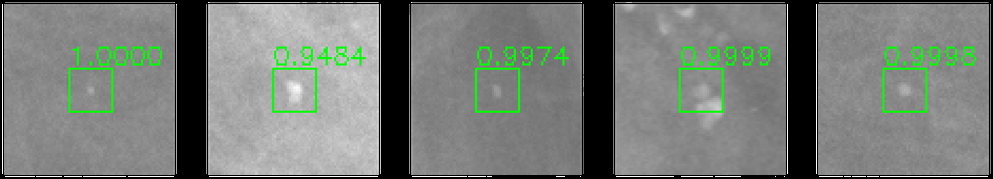
#> input picture header.png, 993 x 179 px, shrunk from 1409 x 254 before the run, given in place of 20586908_lesion_mask.png, which was not available
$ jupyter execute --allow-errors DeHaizingTest.ipynb   (text cells are left out)
#> lines starting #> are read from the running program, lines starting #| are printed output that depends on the picture; pictures that were not available may be replaced by others from this repository, and a replacement may not be noted
### dehazing.py
"""
Spatial Enhancement by Dehazing of grayscale images using Dark Channel Prior.

Reference: Bria, A. et al. (2017). Spatial Enhancement by Dehazing for Detection
of Microcalcifications with Convolutional Nets. In: Battiato, S., Gallo,
G., Schettini, R., Stanco, F. (eds) Image Analysis and Processing - ICIAP 2017 .
ICIAP 2017. Lecture Notes in Computer Science(), vol 10485. Springer,
Cham. https://doi.org/10.1007/978-3-319-68548-9_2
"""

import cv2
import numpy as np


def dehaze(image: np.ndarray, omega: float, window_size: int, radius=40, eps=1e-3):
    """Dehazes given grayscale image
    Args:
        image (np.ndarray): 2D image with normalized intensities to the scale [0,1].
            Should be of type: np.float32 | np.uint8 | np.uint16
        omega (float): Dehaizing factor controlling the amount of contrast introduced
            in the final dehazed image. Scale:[0,1]
        window_size (int): Window size for the minimum filter (darck prior neighborhood)
        radius (int): Guided filter parameter. Defaults to 40
        eps (float): Guided filter parameter. Defaults to 1e-3
    Returns:
        np.ndarray: Dehazed iamge
    """
    # minimum filtering OpenCV
    kernel = cv2.getStructuringElement(
        cv2.MORPH_RECT, (window_size, window_size))
    darck_ch = cv2.erode(image, kernel)

    # substracting estimated dark channel that contains
    # 'haze' from the origianal image
    recovered_image = 1 - (1 - image)/(1 - omega*darck_ch)
    filtered_image = cv2.ximgproc.guidedFilter(recovered_image, recovered_image,
                                               radius=radius, eps=eps)
    return filtered_image

### DeHaizingTest.ipynb
[cell 1]
import pandas as pd
import matplotlib.pyplot as plt
import numpy as np
import SimpleITK as sitk

from pathlib import Path
from tqdm import tqdm
import cv2
import os

from dehazing import dehaze

[cell 2]
def simple_im_show(img, figsize=(10, 10)):
    plt.figure(figsize=figsize)
    plt.imshow(img, cmap='gray')
    plt.axis('off')
    plt.show()

def simple_im_show2(img, mask, figsize=(10, 10)):
    fig, ax = plt.subplots(1,2, figsize=figsize)
    ax[0].imshow(img, cmap='gray')
    ax[1].imshow(mask, cmap='gray')
    ax[0].axis('off')
    ax[1].axis('off')
    plt.show()

[cell 3]
base_path = Path(os.path.abspath(os.path.join("data", "INbreast Release 1.0")))
csvs_path = base_path
png_folder = base_path/'AllPNGs'
masks_folder = base_path/'AllMasks'
dcm_folder = base_path/'AllDICOMs'
xml_folder = base_path/'AllXML'

image_filanme = "20586908_6c613a14b80a8591_MG_R_CC_ANON.dcm"
image_metadata = {'img_id': image_filanme.split('_')[0],
                  'case_id': image_filanme.split('_')[1],
                  'side': image_filanme.split('_')[3],
                  'view': image_filanme.split('_')[4]}
dcm_filename = dcm_folder/image_filanme

#> (the rest of this cell did not finish here and is left out)

[cell 4]
mask = cv2.imread(str(
    masks_folder/f'{image_metadata["img_id"]}_lesion_mask.png'), cv2.IMREAD_GRAYSCALE)
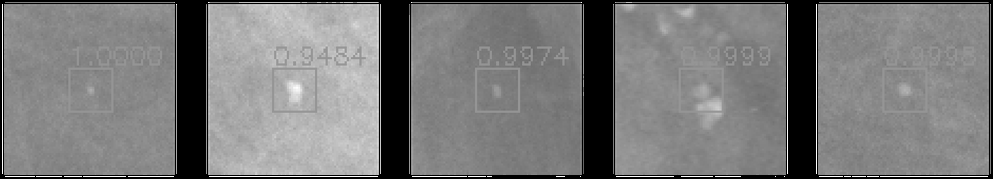
#> mask: shape (179, 993); min 0, max 255, mean 121.6
png = cv2.imread(
    str(png_folder/f'{image_metadata["img_id"]}.png'), cv2.IMREAD_ANYDEPTH)
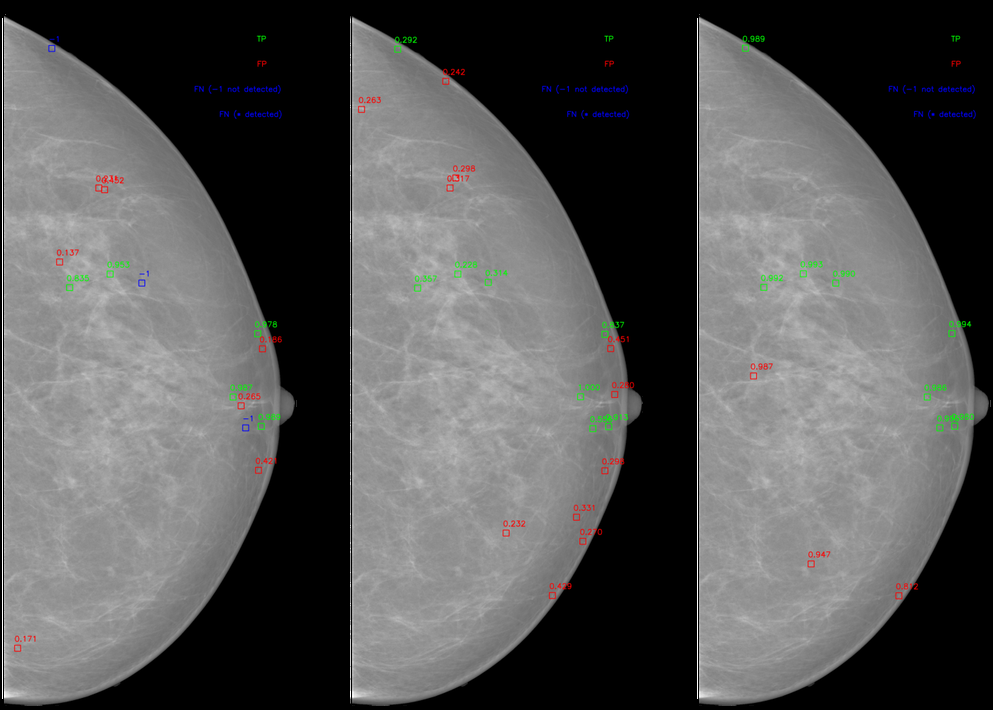
#> input picture header2.png, 993 x 710 px, shrunk from 1409 x 1008 before the run, given in place of 20586908.png, which was not available
#> png: shape (710, 993); min 0, max 255, mean 85.9

simple_im_show2(png, mask)
#> in simple_im_show2, `plt.show()`:
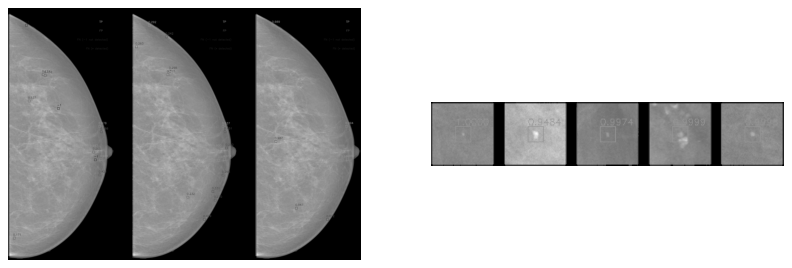
#> figure drawn by matplotlib, 2 panels

[cell 5]
png = png.astype(np.float32)
normalized_png = png/png.max()

# these parameters so far seem to show the best more or less result
dehzed_png = dehaze(normalized_png, omega=0.9, window_size=11, radius=40, eps=1e-5)
#> in dehaze, `darck_ch = cv2.erode(image, kernel)`:
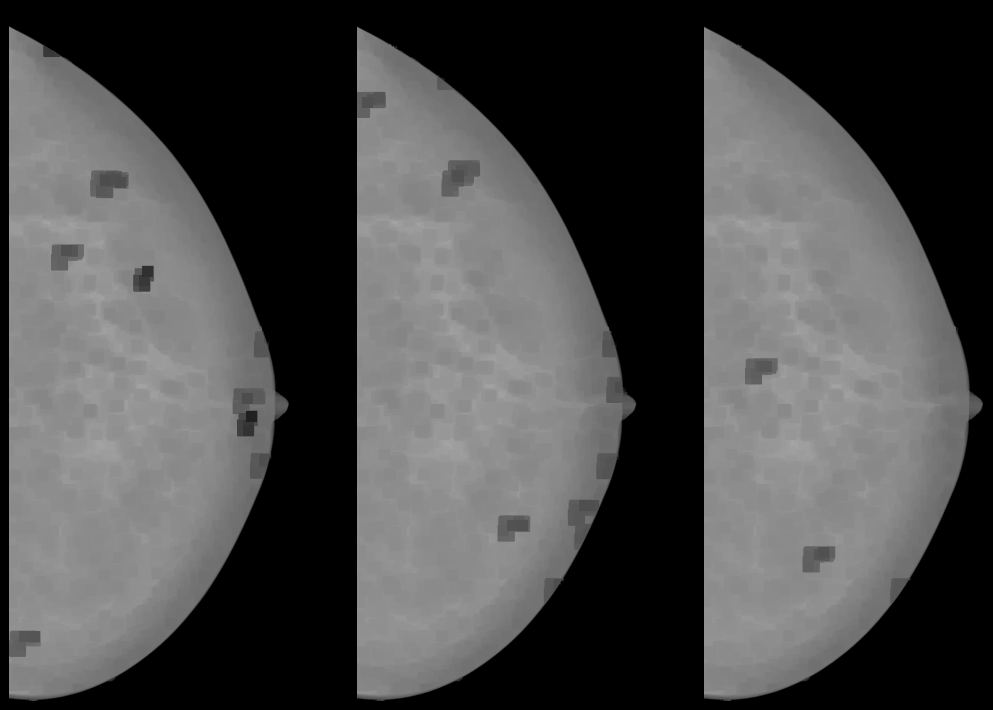
#> darck_ch: shape (710, 993) float32; min 0, max 0.655, mean 0.291
#> in dehaze, `recovered_image = 1 - (1 - image)/(1 - omega*darck_ch)`:
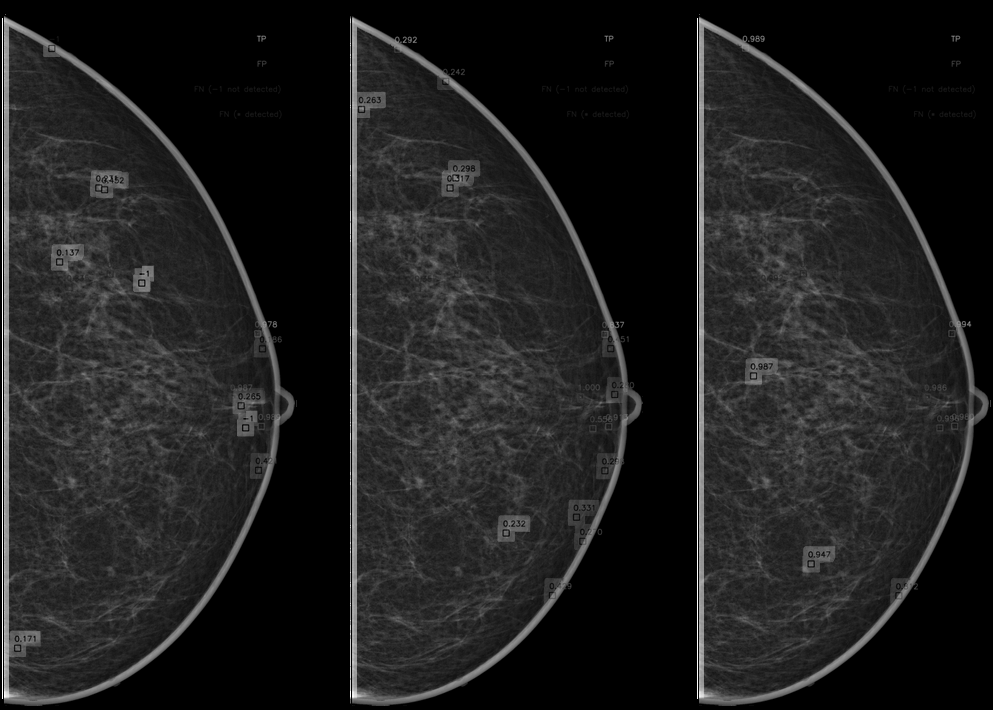
#> recovered_image: shape (710, 993) float32; min 0, max 1, mean 0.122

[cell 6]
simple_im_show2(png, dehzed_png)

[cell 7]
simple_im_show(dehzed_png)
